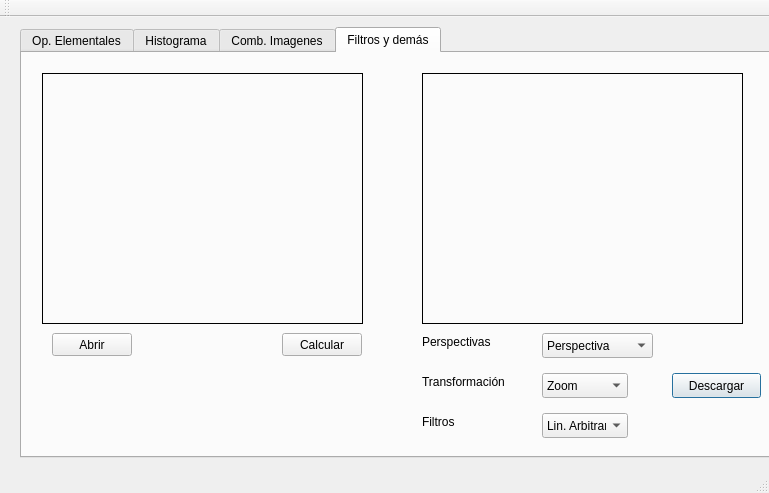
<?xml version="1.0" encoding="UTF-8"?>
<ui version="4.0">
 <class>MainWindow</class>
 <widget class="QMainWindow" name="MainWindow">
  <property name="geometry">
   <rect>
    <x>0</x>
    <y>0</y>
    <width>769</width>
    <height>493</height>
   </rect>
  </property>
  <property name="windowTitle">
   <string>MainWindow</string>
  </property>
  <widget class="QWidget" name="centralWidget">
   <widget class="QTabWidget" name="tabWidget">
    <property name="geometry">
     <rect>
      <x>20</x>
      <y>10</y>
      <width>751</width>
      <height>431</height>
     </rect>
    </property>
    <property name="currentIndex">
     <number>3</number>
    </property>
    <widget class="QWidget" name="tab">
     <attribute name="title">
      <string>Op. Elementales</string>
     </attribute>
     <widget class="QLabel" name="imagen_ini">
      <property name="geometry">
       <rect>
        <x>30</x>
        <y>30</y>
        <width>311</width>
        <height>221</height>
       </rect>
      </property>
      <property name="frameShape">
       <enum>QFrame::Panel</enum>
      </property>
      <property name="text">
       <string/>
      </property>
     </widget>
     <widget class="QLabel" name="histograma">
      <property name="geometry">
       <rect>
        <x>410</x>
        <y>260</y>
        <width>311</width>
        <height>101</height>
       </rect>
      </property>
      <property name="frameShape">
       <enum>QFrame::Panel</enum>
      </property>
      <property name="text">
       <string/>
      </property>
     </widget>
     <widget class="QPushButton" name="Abrir">
      <property name="geometry">
       <rect>
        <x>70</x>
        <y>260</y>
        <width>91</width>
        <height>23</height>
       </rect>
      </property>
      <property name="text">
       <string>Abrir Imagen</string>
      </property>
     </widget>
     <widget class="QLabel" name="imagen_fin">
      <property name="geometry">
       <rect>
        <x>412</x>
        <y>30</y>
        <width>311</width>
        <height>221</height>
       </rect>
      </property>
      <property name="frameShape">
       <enum>QFrame::Panel</enum>
      </property>
      <property name="text">
       <string/>
      </property>
     </widget>
     <widget class="QLabel" name="label">
      <property name="geometry">
       <rect>
        <x>30</x>
        <y>10</y>
        <width>311</width>
        <height>20</height>
       </rect>
      </property>
      <property name="text">
       <string>Original</string>
      </property>
      <property name="alignment">
       <set>Qt::AlignCenter</set>
      </property>
     </widget>
     <widget class="QLabel" name="label_2">
      <property name="geometry">
       <rect>
        <x>410</x>
        <y>10</y>
        <width>311</width>
        <height>20</height>
       </rect>
      </property>
      <property name="text">
       <string>Alterado</string>
      </property>
      <property name="alignment">
       <set>Qt::AlignCenter</set>
      </property>
     </widget>
     <widget class="QPushButton" name="Restaurar">
      <property name="geometry">
       <rect>
        <x>210</x>
        <y>260</y>
        <width>91</width>
        <height>23</height>
       </rect>
      </property>
      <property name="text">
       <string>Restaurar</string>
      </property>
     </widget>
     <widget class="QSlider" name="Scroll">
      <property name="geometry">
       <rect>
        <x>70</x>
        <y>340</y>
        <width>231</width>
        <height>20</height>
       </rect>
      </property>
      <property name="orientation">
       <enum>Qt::Horizontal</enum>
      </property>
     </widget>
     <widget class="QComboBox" name="Opcion">
      <property name="geometry">
       <rect>
        <x>70</x>
        <y>300</y>
        <width>79</width>
        <height>23</height>
       </rect>
      </property>
      <item>
       <property name="text">
        <string>Sumar</string>
       </property>
      </item>
      <item>
       <property name="text">
        <string>Restar</string>
       </property>
      </item>
      <item>
       <property name="text">
        <string>Multiplicar</string>
       </property>
      </item>
      <item>
       <property name="text">
        <string>Dividir</string>
       </property>
      </item>
     </widget>
     <widget class="QPushButton" name="pushButton_4">
      <property name="geometry">
       <rect>
        <x>210</x>
        <y>300</y>
        <width>89</width>
        <height>25</height>
       </rect>
      </property>
      <property name="text">
       <string>Descargar</string>
      </property>
      <property name="checkable">
       <bool>false</bool>
      </property>
      <property name="autoDefault">
       <bool>false</bool>
      </property>
      <property name="default">
       <bool>true</bool>
      </property>
     </widget>
    </widget>
    <widget class="QWidget" name="tab_4">
     <attribute name="title">
      <string>Histograma</string>
     </attribute>
     <widget class="QLabel" name="transHisto_ini">
      <property name="geometry">
       <rect>
        <x>30</x>
        <y>40</y>
        <width>291</width>
        <height>231</height>
       </rect>
      </property>
      <property name="frameShape">
       <enum>QFrame::Panel</enum>
      </property>
      <property name="text">
       <string/>
      </property>
     </widget>
     <widget class="QLabel" name="transHisto_fin">
      <property name="geometry">
       <rect>
        <x>410</x>
        <y>40</y>
        <width>291</width>
        <height>231</height>
       </rect>
      </property>
      <property name="frameShape">
       <enum>QFrame::Panel</enum>
      </property>
      <property name="text">
       <string/>
      </property>
     </widget>
     <widget class="QPushButton" name="abrirTransHis">
      <property name="geometry">
       <rect>
        <x>100</x>
        <y>280</y>
        <width>141</width>
        <height>23</height>
       </rect>
      </property>
      <property name="text">
       <string>Abrir Imagen</string>
      </property>
     </widget>
     <widget class="QPushButton" name="Ecualizar">
      <property name="geometry">
       <rect>
        <x>120</x>
        <y>320</y>
        <width>80</width>
        <height>23</height>
       </rect>
      </property>
      <property name="text">
       <string>Ecualizar</string>
      </property>
     </widget>
     <widget class="QPushButton" name="pushButton_5">
      <property name="geometry">
       <rect>
        <x>500</x>
        <y>300</y>
        <width>89</width>
        <height>25</height>
       </rect>
      </property>
      <property name="text">
       <string>Descargar</string>
      </property>
      <property name="default">
       <bool>true</bool>
      </property>
     </widget>
    </widget>
    <widget class="QWidget" name="tab_2">
     <attribute name="title">
      <string>Comb. Imagenes</string>
     </attribute>
     <widget class="QLabel" name="imagen1">
      <property name="geometry">
       <rect>
        <x>70</x>
        <y>20</y>
        <width>211</width>
        <height>141</height>
       </rect>
      </property>
      <property name="frameShape">
       <enum>QFrame::Panel</enum>
      </property>
      <property name="text">
       <string/>
      </property>
     </widget>
     <widget class="QLabel" name="imagen2">
      <property name="geometry">
       <rect>
        <x>70</x>
        <y>200</y>
        <width>211</width>
        <height>141</height>
       </rect>
      </property>
      <property name="frameShape">
       <enum>QFrame::Panel</enum>
      </property>
      <property name="text">
       <string/>
      </property>
     </widget>
     <widget class="QPushButton" name="abrir1">
      <property name="geometry">
       <rect>
        <x>130</x>
        <y>170</y>
        <width>80</width>
        <height>23</height>
       </rect>
      </property>
      <property name="text">
       <string>Abrir</string>
      </property>
     </widget>
     <widget class="QPushButton" name="abrir2">
      <property name="geometry">
       <rect>
        <x>130</x>
        <y>350</y>
        <width>80</width>
        <height>23</height>
       </rect>
      </property>
      <property name="text">
       <string>Abrir</string>
      </property>
     </widget>
     <widget class="QLabel" name="imagen12">
      <property name="geometry">
       <rect>
        <x>350</x>
        <y>20</y>
        <width>351</width>
        <height>201</height>
       </rect>
      </property>
      <property name="frameShape">
       <enum>QFrame::Panel</enum>
      </property>
      <property name="text">
       <string/>
      </property>
     </widget>
     <widget class="QComboBox" name="comboBox">
      <property name="geometry">
       <rect>
        <x>350</x>
        <y>250</y>
        <width>79</width>
        <height>23</height>
       </rect>
      </property>
      <item>
       <property name="text">
        <string>Sumar</string>
       </property>
      </item>
      <item>
       <property name="text">
        <string>Restar</string>
       </property>
      </item>
      <item>
       <property name="text">
        <string>Multiplicar</string>
       </property>
      </item>
      <item>
       <property name="text">
        <string>Dividir</string>
       </property>
      </item>
     </widget>
     <widget class="QPushButton" name="pushButton_6">
      <property name="geometry">
       <rect>
        <x>610</x>
        <y>250</y>
        <width>89</width>
        <height>25</height>
       </rect>
      </property>
      <property name="text">
       <string>Descargar</string>
      </property>
      <property name="default">
       <bool>true</bool>
      </property>
     </widget>
    </widget>
    <widget class="QWidget" name="tab_3">
     <attribute name="title">
      <string>Filtros y demás</string>
     </attribute>
     <widget class="QLabel" name="imagenfc">
      <property name="geometry">
       <rect>
        <x>20</x>
        <y>20</y>
        <width>321</width>
        <height>251</height>
       </rect>
      </property>
      <property name="frameShape">
       <enum>QFrame::Panel</enum>
      </property>
      <property name="text">
       <string/>
      </property>
     </widget>
     <widget class="QLabel" name="imagenfcres">
      <property name="geometry">
       <rect>
        <x>400</x>
        <y>20</y>
        <width>321</width>
        <height>251</height>
       </rect>
      </property>
      <property name="frameShape">
       <enum>QFrame::Panel</enum>
      </property>
      <property name="text">
       <string/>
      </property>
     </widget>
     <widget class="QPushButton" name="Abrirfc">
      <property name="geometry">
       <rect>
        <x>30</x>
        <y>280</y>
        <width>80</width>
        <height>23</height>
       </rect>
      </property>
      <property name="text">
       <string>Abrir</string>
      </property>
     </widget>
     <widget class="QPushButton" name="pushButton">
      <property name="geometry">
       <rect>
        <x>260</x>
        <y>280</y>
        <width>80</width>
        <height>23</height>
       </rect>
      </property>
      <property name="text">
       <string>Calcular</string>
      </property>
     </widget>
     <widget class="QComboBox" name="Opcion_LOT">
      <property name="geometry">
       <rect>
        <x>520</x>
        <y>280</y>
        <width>111</width>
        <height>25</height>
       </rect>
      </property>
      <item>
       <property name="text">
        <string>Perspectiva</string>
       </property>
      </item>
      <item>
       <property name="text">
        <string>Acristalado</string>
       </property>
      </item>
      <item>
       <property name="text">
        <string>Mapeo</string>
       </property>
      </item>
     </widget>
     <widget class="QLabel" name="label_5">
      <property name="geometry">
       <rect>
        <x>400</x>
        <y>280</y>
        <width>101</width>
        <height>17</height>
       </rect>
      </property>
      <property name="text">
       <string>Perspectivas</string>
      </property>
     </widget>
     <widget class="QLabel" name="label_6">
      <property name="geometry">
       <rect>
        <x>400</x>
        <y>320</y>
        <width>111</width>
        <height>17</height>
       </rect>
      </property>
      <property name="text">
       <string>Transformación</string>
      </property>
     </widget>
     <widget class="QComboBox" name="comboBox_3">
      <property name="geometry">
       <rect>
        <x>520</x>
        <y>320</y>
        <width>86</width>
        <height>25</height>
       </rect>
      </property>
      <item>
       <property name="text">
        <string>Zoom</string>
       </property>
      </item>
      <item>
       <property name="text">
        <string>Voltear</string>
       </property>
      </item>
      <item>
       <property name="text">
        <string>Rotar</string>
       </property>
      </item>
      <item>
       <property name="text">
        <string>Inclinar</string>
       </property>
      </item>
      <item>
       <property name="text">
        <string>Affine</string>
       </property>
      </item>
     </widget>
     <widget class="QComboBox" name="comboBox_4">
      <property name="geometry">
       <rect>
        <x>520</x>
        <y>360</y>
        <width>86</width>
        <height>25</height>
       </rect>
      </property>
      <item>
       <property name="text">
        <string>Lin. Arbitraria</string>
       </property>
      </item>
      <item>
       <property name="text">
        <string>Canny</string>
       </property>
      </item>
      <item>
       <property name="text">
        <string>Laplace</string>
       </property>
      </item>
     </widget>
     <widget class="QLabel" name="label_7">
      <property name="geometry">
       <rect>
        <x>400</x>
        <y>360</y>
        <width>67</width>
        <height>17</height>
       </rect>
      </property>
      <property name="text">
       <string>Filtros</string>
      </property>
     </widget>
     <widget class="QPushButton" name="pushButton_3">
      <property name="geometry">
       <rect>
        <x>650</x>
        <y>320</y>
        <width>89</width>
        <height>25</height>
       </rect>
      </property>
      <property name="font">
       <font>
        <weight>50</weight>
        <bold>false</bold>
       </font>
      </property>
      <property name="text">
       <string>Descargar</string>
      </property>
      <property name="default">
       <bool>true</bool>
      </property>
     </widget>
    </widget>
   </widget>
  </widget>
  <widget class="QMenuBar" name="menuBar">
   <property name="geometry">
    <rect>
     <x>0</x>
     <y>0</y>
     <width>769</width>
     <height>22</height>
    </rect>
   </property>
  </widget>
  <widget class="QToolBar" name="mainToolBar">
   <attribute name="toolBarArea">
    <enum>TopToolBarArea</enum>
   </attribute>
   <attribute name="toolBarBreak">
    <bool>false</bool>
   </attribute>
  </widget>
  <widget class="QStatusBar" name="statusBar"/>
 </widget>
 <layoutdefault spacing="6" margin="11"/>
 <resources/>
 <connections/>
</ui>
